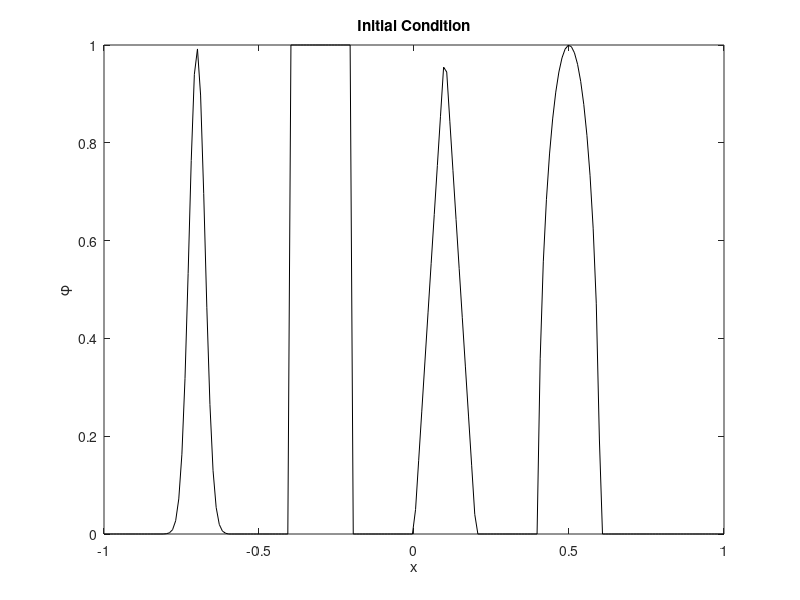
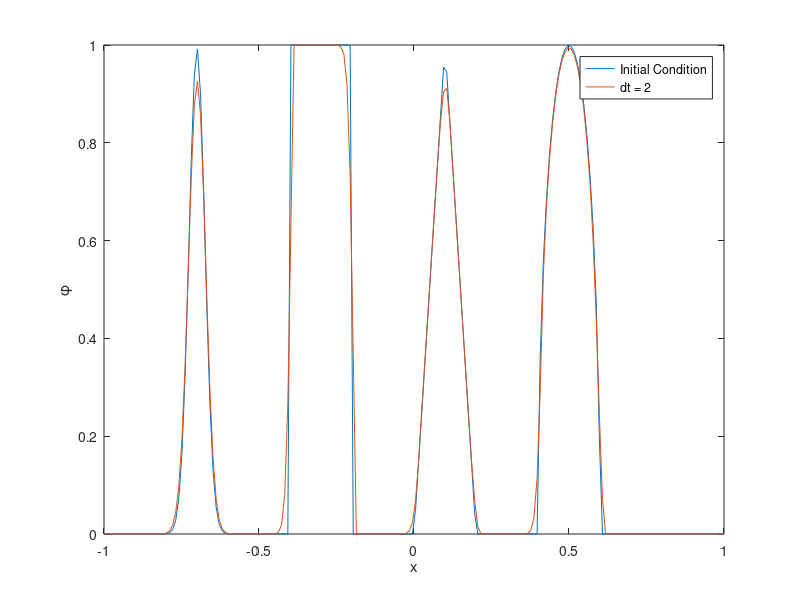

These figures' MATLAB source, in order:
% -------------------------------------------------------------------------
% Solution for the advection equation
% Upwind in space + Explicit Euler in time
% -------------------------------------------------------------------------

a = 1;            
x_min = -1;         
x_max = 1;         
n_cells = 200;   
x = linspace(x_min, x_max, n_cells);

dx = (x_max-x_min)/(n_cells-1); 
C = 0.995; % Courant
dt = C*dx/a;

% Initial condition

a_elipse = 0.5;
z = -0.7;
delta = 0.005;
alpha = 10;
beta = log(2)/(36*delta^2);

G = @(x, beta, z) exp(-beta * (x - z).^2);

F = @(x, alpha, a_elipse) sqrt(max(1 - alpha^2 * (x - a_elipse).^2, 0));

phi_0 = zeros(1, n_cells);

for i = 1:n_cells
    if x(i) >= -0.8 && x(i) <= -0.6
        phi_0(i) = (1/6) * (G(x(i), beta, z - delta) + G(x(i), beta, z + delta) + 4 * G(x(i), beta, z));

    elseif x(i) >= -0.4 && x(i) <= -0.2
        phi_0(i) = 1;

    elseif x(i) >= 0 && x(i) <= 0.2
        phi_0(i) = 1 - abs(10 * (x(i) - 0.1));

    elseif x(i) >= 0.4 && x(i) <= 0.6
        phi_0(i) = (1/6) * (F(x(i), alpha, a_elipse - delta) + F(x(i), alpha, a_elipse + delta) + 4 * F(x(i), alpha, a_elipse));
   
    else
        phi_0(i) = 0;
    end
end

figure;
plot(x, phi_0, 'k-');
xlabel('x');
ylabel('\phi');
title('Initial Condition');


phi = phi_0;   
phi_new = phi;

figure;
plot(x, phi_0,'DisplayName','Initial Condition'); 
hold on;
eachplot = plot(x, phi,'DisplayName','Solution');
legend show;
xlabel('x'); 
ylabel('\phi');

% Upwind in space and explicit euler in time + periodic BC
for i = 0:dt:2
    phi_new = phi - a*dt/dx * (phi-[phi(end),phi(1:end-1)]);
    phi = phi_new;

    if mod(i,2) < dt
        set(eachplot, 'YData', phi,'DisplayName', ['dt = ', num2str(i)]);
        drawnow;
    end

end
